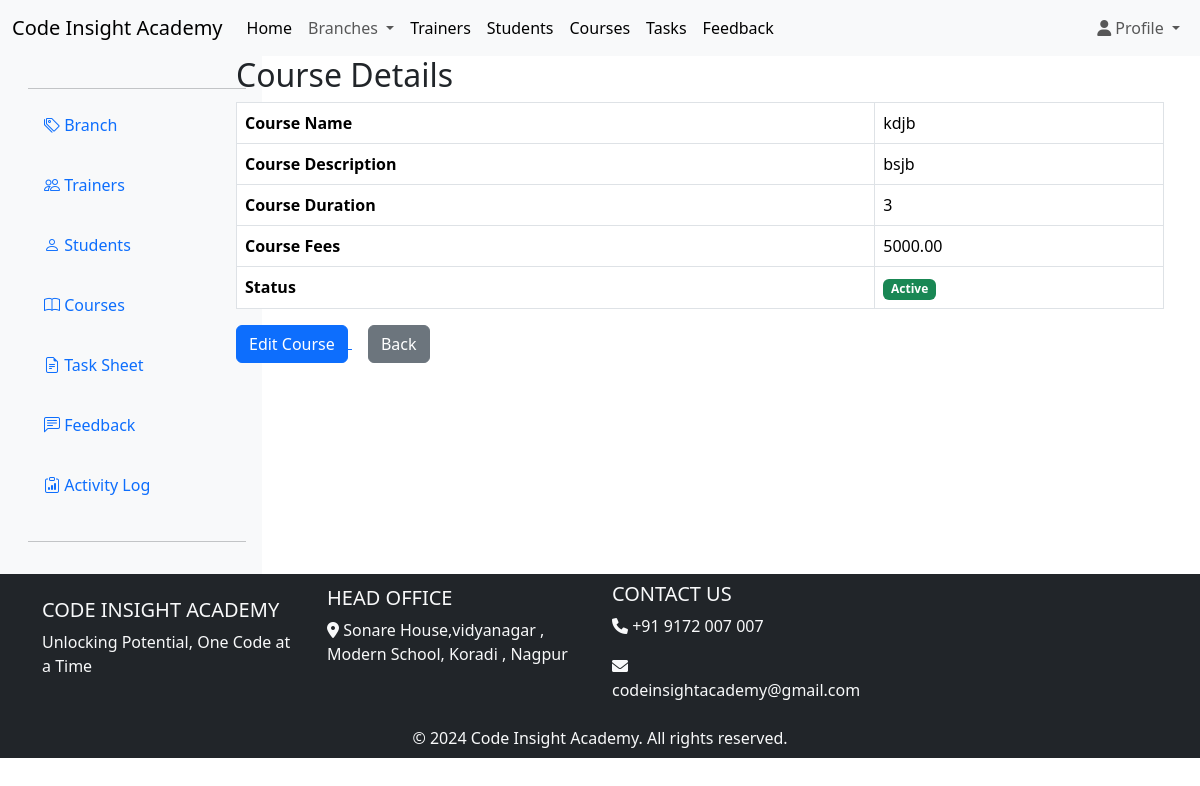
The app's page /superadmin/course_details.php?id=13 (signed in) with its own data.
### tables this page shows
CREATE TABLE `courses` (
  `course_id` int(11) NOT NULL,
  `course_name` varchar(255) DEFAULT NULL,
  `course_description` text DEFAULT NULL,
  `course_duration` int(11) DEFAULT NULL,
  `course_fee` decimal(10,2) DEFAULT NULL,
  `status` enum('active','inactive') DEFAULT NULL
);

### superadmin/course_details.php (the view, shortened to what this page needs)
<?php
include '../includes/db.php';
include '../includes/header.php';
$course_id = $_GET['id'];
$sql = "SELECT * FROM courses WHERE course_id='$course_id'";
$result = mysqli_query($conn, $sql);
$course = mysqli_fetch_assoc($result);
?>
<div class="container-fluid">
    <div class="row">
        <nav id="sidebar" class="col-md-3 d-none d-md-block col-lg-2 d-md-block bg-light fixed-top-10 ">
            <?php include '../includes/sidebar.php'; ?>
        </nav>
        <main class="col-md-9 ms-sm-auto col-lg-10 px-md-4">
        <div class="container">
    <h2>Course Details</h2>
    <table class="table table-bordered">
        <tr>
            <th>Course Name</th>
            <td><?php echo $course['course_name']; ?></td>
        </tr>
        <tr>
            <th>Course Description</th>
            <td><?php echo $course['course_description']; ?></td>
        </tr>
        <tr>
            <th>Course Duration</th>
            <td><?php echo $course['course_duration']; ?></td>
        </tr>
        <tr>
            <th>Course Fees</th>
            <td><?php echo $course['course_fee']; ?></td>
        </tr>
        <tr>
            <th>Status</th>
            <td>
                <?php if ($course['status'] == 'active') { ?>
                    <span class="badge bg-success">Active</span>
                <?php } else { ?>
                    <span class="badge bg-danger">Inactive</span>
                <?php } ?>
            </td>
        </tr>
    </table>
    <a href="../edit/edit_course.php?id=<?php echo $course_id; ?>">
        <button class="btn btn-primary">Edit Course</button>
    </a>
    <a href="../superadmin/courses.php" class="btn btn-secondary mx-3">Back</a>
</div>
        </main>
    </div>
</div>
<?php
include '../includes/footer.php';
?>

### records on screen
courses: course_name "kdjb", course_description "bsjb", course_duration "3", course_fee "5000.00"
